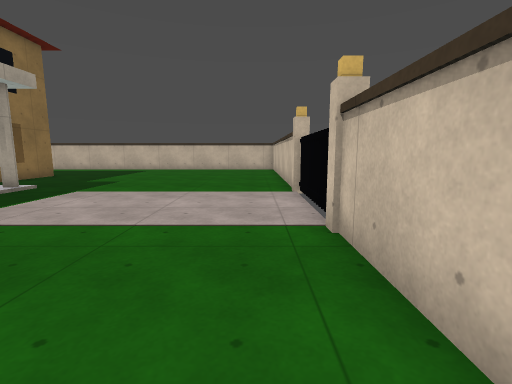
View 1 (above)

19 first-person views from a walk through a Godot game level. The camera is 1.2 m above the floor, tilts 8° down and sees 85° across. The floor is counted in squares, 1 m on a side. Each view is taken from the middle of a square. On the plan, view 1 faces up. The plan holds only what a view shows up to about 13 squares ahead; the rest is blank. The place goes on beyond the plan. Surface patterns are stand-ins for the level's own textures.

View 2
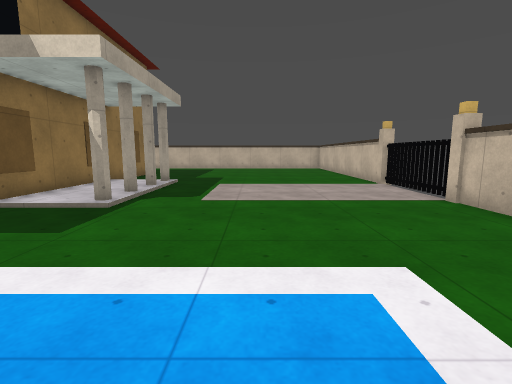

View 3
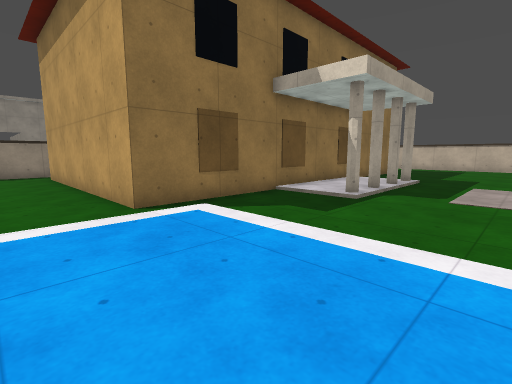

View 4
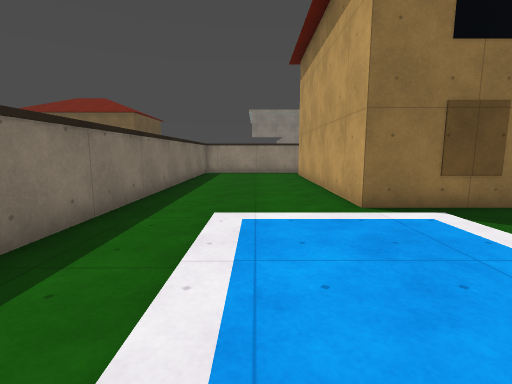

View 5
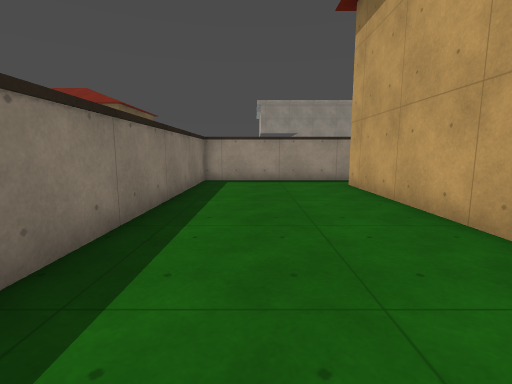

View 6
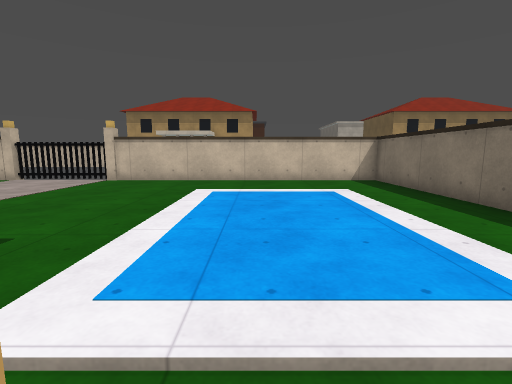

View 7
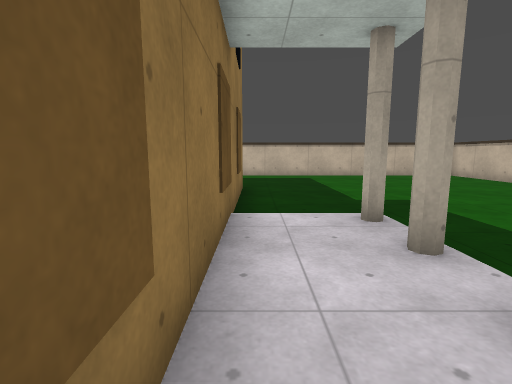

View 8
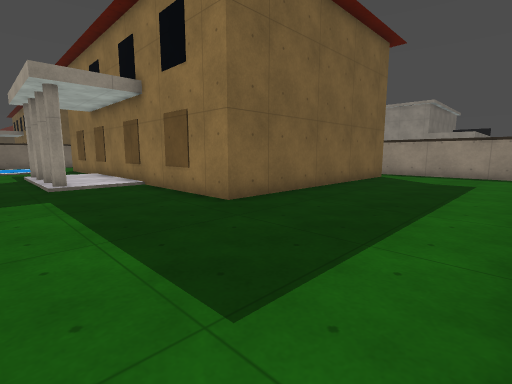

View 9
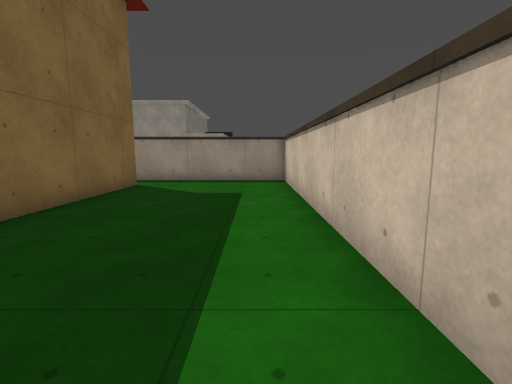

View 10
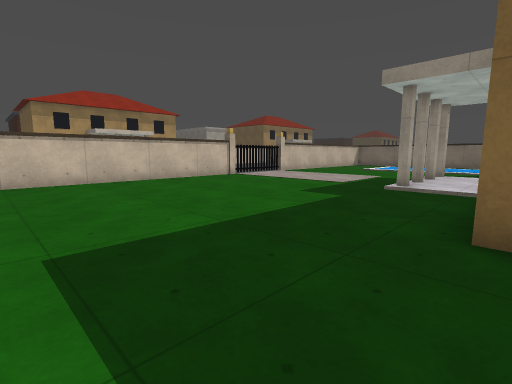

View 11
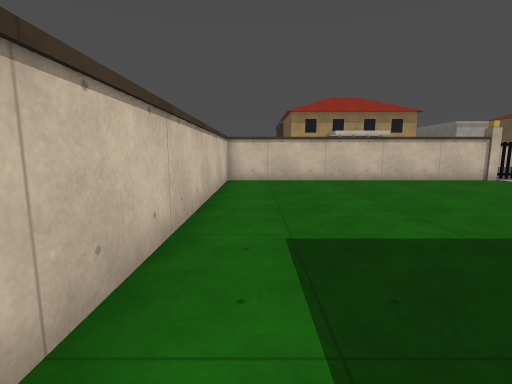

View 12
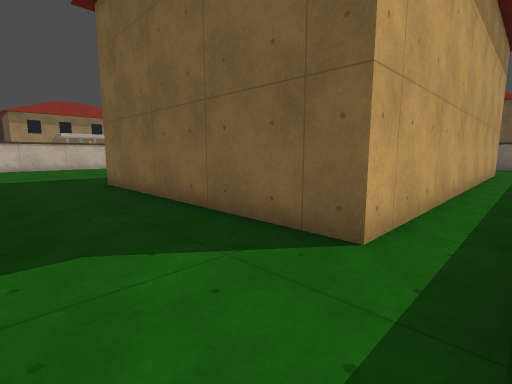

View 13
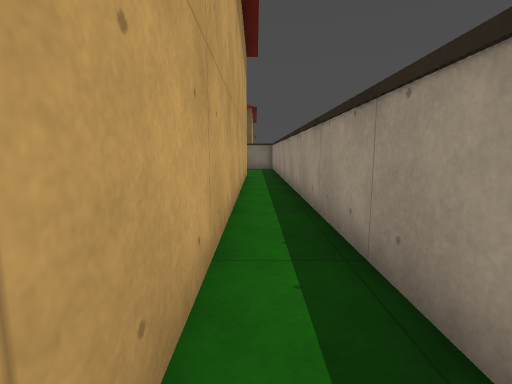

View 14
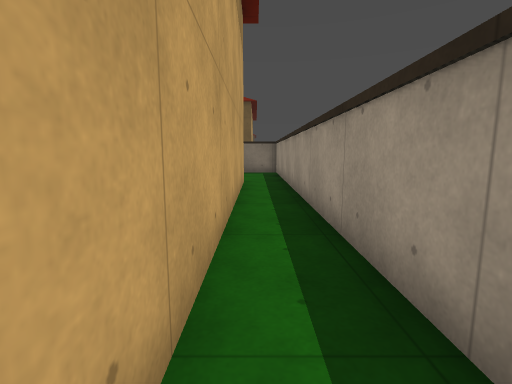

View 15
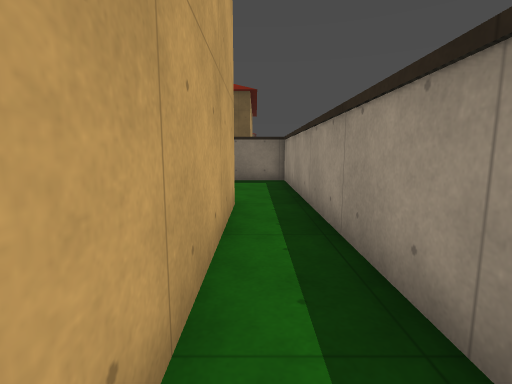

View 16
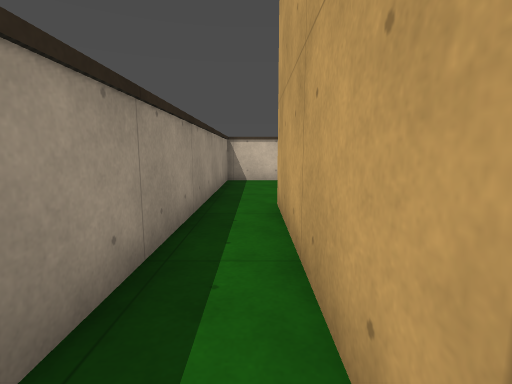

View 17
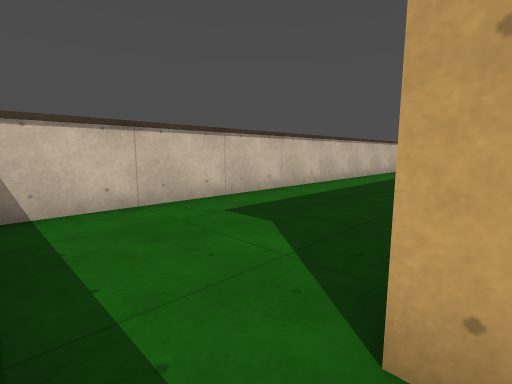

View 18
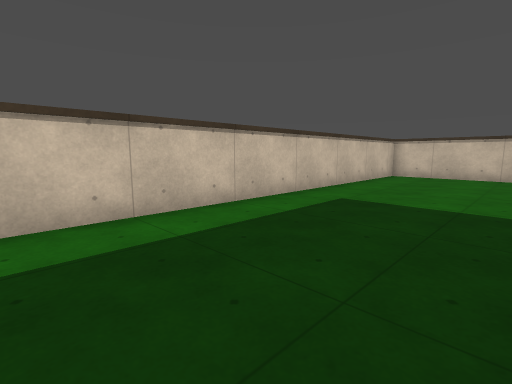

View 19
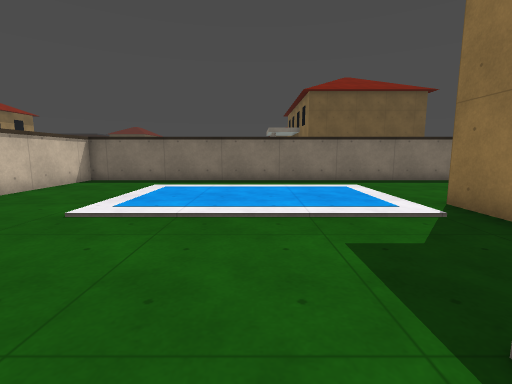

### Floor plan
Points are (right, up) in squares from view 1. A wall is a line through its corners. A room is listed if a view was taken in it or the views show most of it. See-through windows are left out.
Room 1 (views 1, 2, 3, 4, 5, 6, 7, 8, 9, 10, 11, 12, 13, 14, 15, 16, 17, 18, 19)
walls: (-10.5, 14.5) (-10.5, -1.5) (-20.5, -1.5) (-20.5, 14.5) (-10.5, 14.5); (1.2, 7.9) (1.2, 20.2) (-22.3, 20.2) (-22.3, -7.2) (1.2, -7.2) (1.2, 5); (1.6, 8.5) (1.1, 8.5)

Positions as (right, up) in squares from view 1, and headings:
1: (0, 0), facing up
2: (-4, -3), facing up
3: (-4, -4), facing up-left
4: (-4, -4), facing left
5: (-10, -5), facing left
6: (-11, -2), facing right
7: (-10, 4), facing up
8: (-6, 20), facing down-left
9: (-10, 19), facing left
10: (-11, 19), facing down-right
11: (-11, 19), facing right
12: (-22, 18), facing down-right
13: (-21, 14), facing down
14: (-21, 10), facing down
15: (-21, 5), facing down
16: (-21, 8), facing up
17: (-22, 14), facing up-right
18: (-14, 15), facing up-right
19: (-6, 5), facing down
